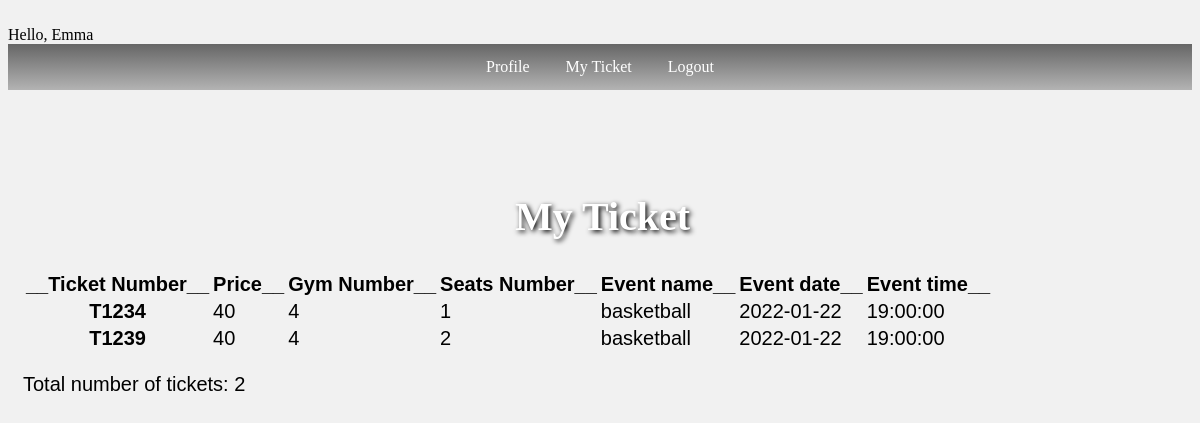
The app's page /code/myTicket.php (signed in) with its own data.
### tables this page shows
CREATE TABLE `audience2` (
  `userID` varchar(20) NOT NULL,
  `user_receipt` varchar(20) NOT NULL
);

CREATE TABLE `ticket_belong_to` (
  `ticket_number` varchar(20) NOT NULL,
  `ticket_type` varchar(20) DEFAULT NULL,
  `price` float DEFAULT NULL,
  `eventID` varchar(20) NOT NULL,
  `seats_number` int(4) NOT NULL
);

CREATE TABLE `event_hold_in` (
  `eventID` varchar(20) NOT NULL,
  `event_date` date DEFAULT NULL,
  `event_name` varchar(15) DEFAULT NULL,
  `event_time` time DEFAULT NULL,
  `gym_number` int(4) DEFAULT NULL
);

### code/functions.php (called while the page is built, shortened)
<?php
function check_login($conn)
{
	if(isset($_SESSION['user_id']))
	{
		$id = $_SESSION['user_id'];
		$query = "select user_name,user_email,password,userID from audience1 where user_email = '$id'
		UNION select employee_name, employeeID,password,type from employee_manageby1 where employeeID = '$id'";
		$result = mysqli_query($conn,$query);
		if($result && mysqli_num_rows($result) > 0)
		{
			$user_data = mysqli_fetch_assoc($result);
			return $user_data;
		}
	}
	die;
}
?>

### code/myTicket.php (the view, shortened to what this page needs)
<?php
include_once 'guestHeader.php';
?>
<!DOCTYPE html>
<html>
	<head>
	<link rel="stylesheet" href="mystyle.css" style type="text/css" />
	</head>
	<body>
	<div>
		<h1>My Ticket</h1>
		<table>
			<thead>
				<tr>
					<th scope="col"> __Ticket Number__</th>
					<th scope="col"> Price__ </th>
					<th scope="col"> Gym Number__ </th>
					<th scope="col"> Seats Number__ </th>
					<th scope="col"> Event name__ </th>
					<th scope="col"> Event date__ </th>
					<th scope="col"> Event time__ </th>
				</tr>
			</thead>
			<tbody>
			<?php
		 $id = $user_data['userID'];
         $ticket_query = "SELECT * FROM audience2 a2, buy b, ticket_belong_to t, event_hold_in e
		 where a2.userID = '$id' AND a2.user_receipt = b.user_receipt AND b.ticket_number = t.ticket_number
		 AND t.eventID = e.eventID";
		 $count_ticket = "SELECT COUNT(t.ticket_number) FROM audience2 a2, buy b, ticket_belong_to t, event_hold_in e
		  where a2.userID = '$id' AND a2.user_receipt = b.user_receipt AND b.ticket_number = t.ticket_number
		  AND t.eventID = e.eventID";
		 $ticket_result = mysqli_query($conn,$ticket_query);
		 $count_result = mysqli_query($conn,$count_ticket);
		 if($ticket_result && mysqli_num_rows($ticket_result) > 0)
		 {
			$fetch_count = mysqli_fetch_assoc($count_result);
			$count = intval($fetch_count['COUNT(t.ticket_number)']);
			while($row = mysqli_fetch_assoc($ticket_result))
				{
					$ticket_num = $row['ticket_number'];
					$price = $row['price'];
					$gym = $row['gym_number'];
					$seats = $row["seats_number"];
					$event_name = $row['event_name'];
					$event_date = $row['event_date'];
					$event_time = $row['event_time'];
					echo '<tr>
					<th scope="row">'.$ticket_num.'</th>
					<td>'.$price.'</td>
					<td>'.$gym.'</td>
					<td>'.$seats.'</td>
					<td>'.$event_name.'</td>
					<td>'.$event_date.'</td>
					<td>'.$event_time.'</td>
					</tr>';
				}
		}
	?>
	</tbody>
		</table>
		<p>Total number of tickets: <?php echo $count; ?></p>
	</div>
	</body>
</html>

### code/guestHeader.php (shortened to what this page needs)
<?php
include("connect.php");
include("functions.php");
$user_data = check_login($conn);
?>
<!DOCTYPE html>
<html>
    <head>
    <link rel="stylesheet" href="mystyle.css" type="text/css" />
    </head>
    <body>
    <br>
    Hello, <?php echo $user_data['user_name']; ?>
</body>
<div>
<nav>
<ul>
  <li><a class="active" href="Gprofile.php">Profile</a></li>
  <li><a href="myTicket.php">My Ticket</a></li>
  <li><a href="logout.php">Logout</a></li>
</ul>
</div>
<div class="bodytext">
<body>
</body>
</html>

### code/mystyle.css (style rules this page uses)
h1 { font-family: Georgia, "Times New Roman", Times, serif; font-size: 40px; color: white; text-shadow: 2px 2px 5px black; padding: 30px; margin: 0px; text-align: center; }
nav ul { list-style-type: none; display: inline-block; margin: 0; padding: 0; overflow: auto; width:100%; position:static; text-align: center; height:10%; background: linear-gradient(#666666, #b3b3b3); top:12%; }
li { display: inline; }
nav li a { display: inline-block; color: white; text-align: center; padding: 14px 16px; text-decoration: none; }
.bodytext { margin-top:5%; margin-left:0%; padding:10px 10px 10px 15px; height:100%; font-family: Verdana, Arial, Helvetica, sans-serif; font-size:20px; }
body { background-color:#f1f1f1; }

### records on screen
audience2: ticket_belong_to.ticket_number "T1234", ticket_belong_to.price "40", event_hold_in.gym_number "4", ticket_belong_to.seats_number "1", event_hold_in.event_name "basketball", event_hold_in.event_date "2022-01-22", event_hold_in.event_time "19:00:00"
audience2: ticket_belong_to.ticket_number "T1239", ticket_belong_to.price "40", event_hold_in.gym_number "4", ticket_belong_to.seats_number "2", event_hold_in.event_name "basketball", event_hold_in.event_date "2022-01-22", event_hold_in.event_time "19:00:00"

### other values on screen
$user_data['user_name'] "Emma"
$count "2"
